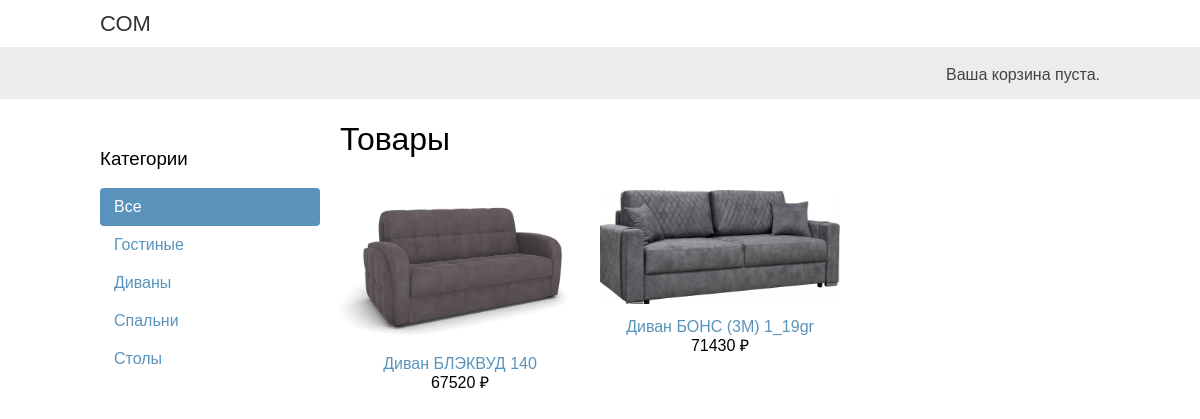
The page / on the database its author committed.
### shop/models.py (models this page shows, shortened)
class Category(models.Model):
    name = models.CharField(max_length=200)
    slug = models.SlugField(max_length=200,
                            unique=True)
    class Meta:
        ordering = ['name']
        indexes = [
            models.Index(fields=['name']),
        ]
        verbose_name = 'category'
        verbose_name_plural = 'categories'
    def get_absolute_url(self):
        return reverse('shop:product_list_by_category',
                       args=[self.slug])

class Product(models.Model):
    category = models.ForeignKey('Category',
                                 related_name='products',
                                 on_delete=models.CASCADE)
    name = models.CharField(max_length=200)
    slug = models.CharField(max_length=200)
    image = models.ImageField(upload_to='products/%Y/%m/%d',
                              blank=True)
    description = models.TextField(blank=True)
    price = models.IntegerField()
    available = models.BooleanField(default=True)
    created = models.DateTimeField(auto_now_add=True)
    updated = models.DateTimeField(auto_now=True)
    class Meta:
        ordering = ['name']
        indexes = [
            models.Index(fields=['id', 'slug']),
            models.Index(fields=['name']),
            models.Index(fields=['-created']),
        ]
    def get_absolute_url(self):
        return reverse('shop:product_detail',
                       args=[self.id, self.slug])

### shop/views.py (the view)
# urls.py: path('', views.product_list, name='product_list'),
def product_list(request, category_slug=None):
    category = None
    categories = Category.objects.all()
    products = Product.objects.filter(available=True)
    if category_slug:
        category = get_object_or_404(Category,
                                     slug=category_slug)
        products = products.filter(category=category)
    return render(request,
                  'shop/product/list.html',
                  {'category': category,
                   'categories': categories,
                   'products': products})

### cart/cart.py (called while the page is built)
    def __len__(self):
        return sum(item['quantity'] for item in self.cart.values())

### cart/context_processors.py (called while the page is built)
def cart(request):
    cart = Cart(request)
    end = ''
    if len(cart) > 1:
        if len(cart) < 5:
            end = 'а'
        else:
            end = 'ов'
    return {'cart': Cart(request), 'end': end}

### shop/templates/shop/product/list.html (shortened to what this page needs)
{% extends 'shop/base.html' %}
{% load static %}
{% block content %}
    <div id="sidebar">
        <h3>Категории</h3>
        <ul>
            <li {% if not category %}class="selected"{% endif %}>
                    <a href="{% url 'shop:product_list' %}">Все</a>
            </li>
            {% for c in categories %}
                <li {% if category.slug == c.slug %}class="selected"{% endif %}>
                    <a href="{{ c.get_absolute_url }}">{{ c.name }}</a>
                </li>
            {% endfor %}
        </ul>
    </div>
    <div id="main" class="product-list">
        <h1>{% if category %}{{ category.name }}{% else %}Товары{% endif %}</h1>
        {% for product in products %}
            <div class="item">
                <a href="{{ product.get_absolute_url }}">
                    <img src="{% if product.image %}{{ product.image.url }}{% else %}{% static "img/no_image.png" %}{% endif %}">
                </a>
                <a href="{{ product.get_absolute_url }}">
                    {{ product.name }}
                </a>
                <br>
                {{ product.price }} ₽
            </div>
        {% endfor %}
    </div>
{% endblock %}

### shop/templates/shop/base.html (shortened to what this page needs)
{% load static %}
<!DOCTYPE html>
<html lang="en">
    <head>
        <link href="{% static 'css/base.css' %}" rel="stylesheet">
    </head>
    <body>
        <div id="header">
            <a href="/" class="logo">СОМ</a>
        </div>
        <div id="subheader">
            <div class="cart">
                {% with total_items=cart|length %}
                    {% if total_items > 0 %}
                        В вашей корзине
                        <a href="{% url 'cart:cart_detail' %}">
                            {{ total_items }} товар{{ end }},
                            {{ cart.get_total_price }} ₽
                        </a>
                    {% elif not order %}
                        Ваша корзина пуста.
                    {% endif %}
                {% endwith %}
            </div>
        </div>
        <div id="content">
            {% block content %}
            {% endblock %}
        </div>
    </body>
</html>

### shop/static/css/base.css (style rules this page uses)
body { margin:0; padding:0; font-family:helvetica, sans-serif; }
h1, h2, h3, h4, h5 , h6 { font-family: 'Ubuntu', sans-serif; font-weight:normal; }
a { text-decoration:none; color:#5993bb; }
#header { padding:10px 100px; font-size:18px; overflow:auto; }
#subheader { background:#ececec; color:#444; padding:15px 100px; overflow:auto; }
#header .logo { font-family: 'Ubuntu', sans-serif; float:left; color:#333; font-size:22px; margin-right:10%; }
#subheader .cart { float:right; padding-top:4px; }
#content { padding:0 100px; overflow:hidden; }
#sidebar { width:220px; padding:30px 20px 0 0; float:left; }
#sidebar ul { margin:0; padding:0; }
#sidebar ul li { margin:0; list-style:none; padding:10px 14px; }
#sidebar ul li a { display:block; }
#sidebar ul li.selected { background:#5993bb; border-radius:4px; }
#sidebar ul li.selected a { color:#fff; }
#main { float:left; width: 96%; margin-right:-220px; overflow:hidden; }
.product-list .item { width:25%; padding:10px 20px 10px 0; float:left; text-align:center; line-height:1.2; }
.product-list .item img { width:100%; margin-bottom:8px; }

### rows shown on the page
Category: name "Гостиные"
Category: name "Диваны"
Category: name "Спальни"
Category: name "Столы"
Product: image (picture), name "Диван БЛЭКВУД 140", price "67520"
Product: image (picture), name "Диван БОНС (3М) 1_19gr", price "71430"
